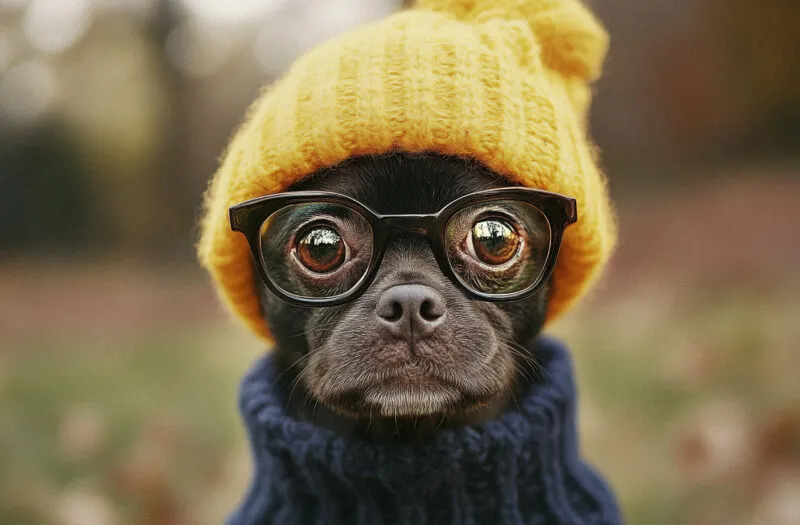
#> input picture OpenCV/Practical Python and OpenCV/1.webp, 800 x 525 px
$ jupyter execute getting_and_setting.ipynb
#> lines starting #> are read from the running program, lines starting #| are printed output that depends on the picture; after the words box and inside, x2 and y2 are one past the last pixel; in counts of white or black regions, pixels touching at a corner belong together
[cell 1]
from __future__ import print_function
import cv2

[cell 2]
image = cv2.imread('./1.webp')
#> image is the input picture: shape (525, 800, 3); mean B, G, R 77.3, 107.5, 122.7
cv2.imshow('Original', image)
cv2.waitKey(0)
cv2.destroyAllWindows()

[cell 3]
(b,g,r) = image[0,0]
#> b = 153; g = 168; r = 177
print(f"Pixel at (0,0) - Red: {r}, Green: {g}, Blue: {b}")
#| Pixel at (0,0) - Red: 177, Green: 168, Blue: 153

[cell 4]
image[0,0] = (0,0,255)
#> image: shape (525, 800, 3); under 0.01% of pixels changed, all inside (x1, y1, x2, y2) = (0, 0, 1, 1)
(b,g,r) = image[0,0]
#> b = 0; g = 0; r = 255
print(f"Pixel at (0,0) - Red: {r}, Green: {g}, Blue: {b}")
#| Pixel at (0,0) - Red: 255, Green: 0, Blue: 0

[cell 5]
corner = image[0:400, 0:400]
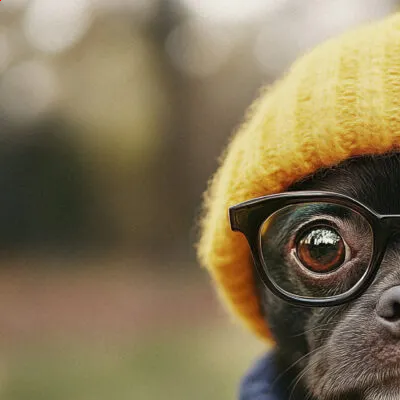
#> corner: shape (400, 400, 3); mean B, G, R 86.3, 116.9, 131.2
cv2.imshow("Corner", corner)
cv2.waitKey(0)
cv2.destroyAllWindows()

[cell 6]
image[0:100, 0:100] = (0, 255, 0)
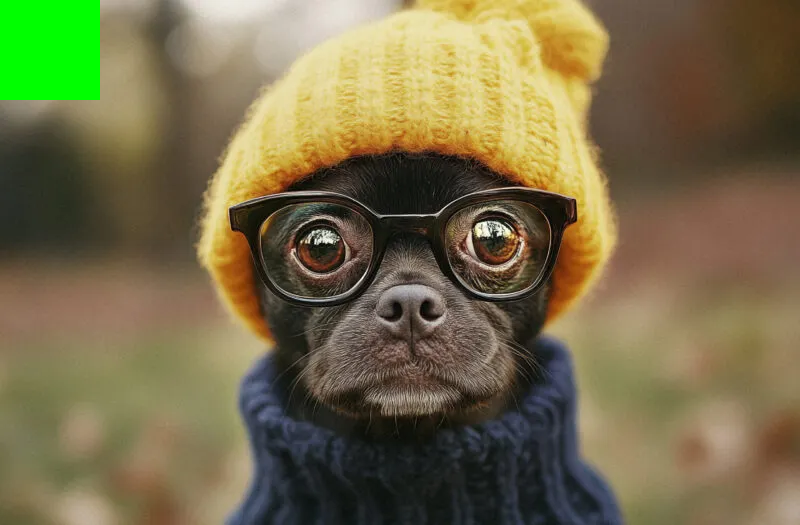
#> image: shape (525, 800, 3); mean B, G, R 73.9, 109.6, 118.5
cv2.imshow("Updated", image)
cv2.waitKey(0)
cv2.destroyAllWindows()
